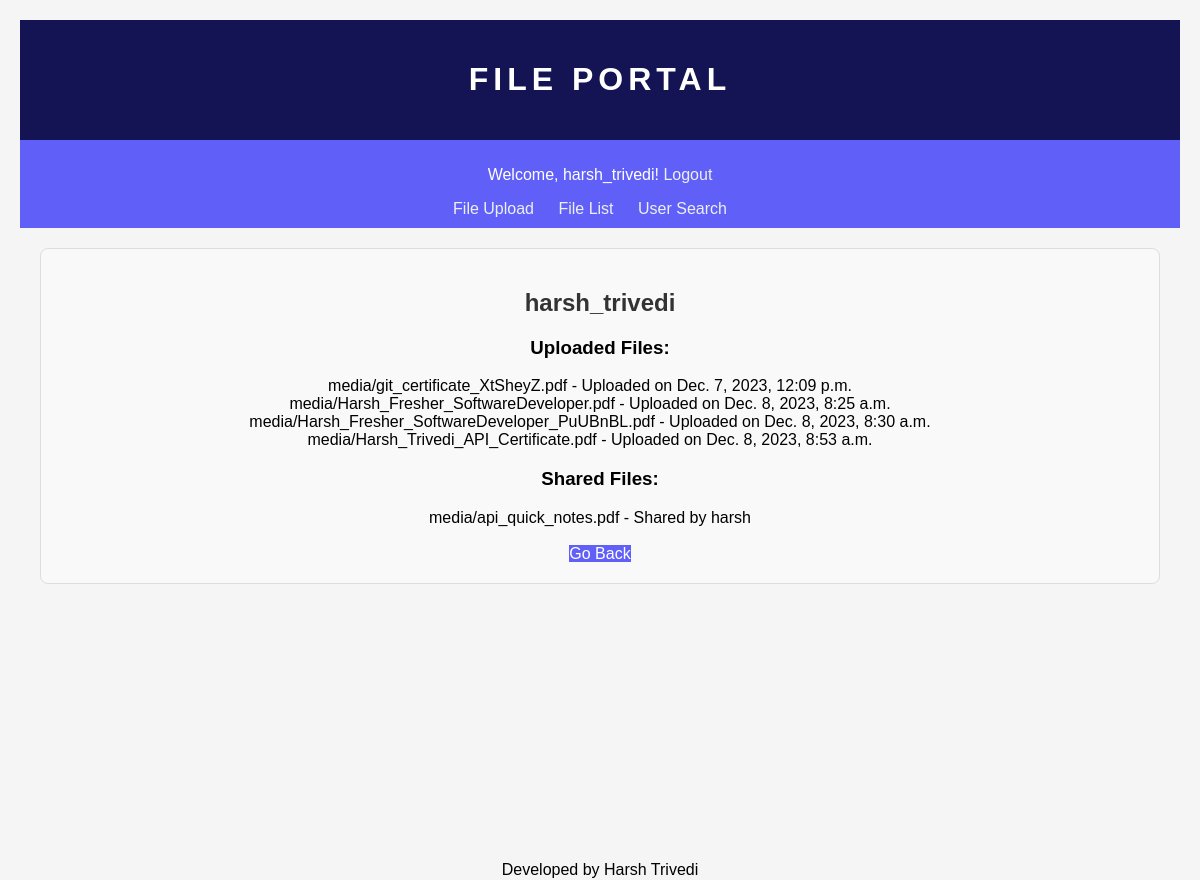
The app's page /profiles/harsh_trivedi/ (signed in) with its own data.
### fileapp/models.py (models this page shows, shortened)
class UploadedFile(models.Model):
    user=models.ForeignKey(User,on_delete=models.CASCADE)
    file=models.FileField(upload_to='media/')
    upload_date=models.DateTimeField(auto_now_add=True)
    shared_with=models.ManyToManyField(User,related_name='shared_files')
    shared=models.BooleanField(default=False)

### profileapp/views.py (the view)
# urls.py: path('<str:username>/', views.userprofileview, name='user_profile'),
def userprofileview(request, username):
    user = get_object_or_404(User, username=username)
    uploaded_files = UploadedFile.objects.filter(user=user)
    shared_files=user.shared_files.all()
    context = {
        'user_profile': user,
        'uploaded_files': uploaded_files,
        'shared_files':shared_files,
    }
    return render(request, 'profileapp/userprofile.html', context)

### templates/profileapp/userprofile.html
{% extends 'fileapp/base.html' %}
{% load static %}
{% block body_block %}
  <link rel="stylesheet" href="{% static 'profileapp/css/profilestyle.css' %}">
  <div class="userprofile">
    <h2>{{ user_profile.username }}</h2>
    <h3>Uploaded Files:</h3>
    {% if uploaded_files %}
      <ul>
        {% for file in uploaded_files %}
          <li>{{ file.file.name }} - Uploaded on {{ file.upload_date }}</li><br>
        {% endfor %}
      </ul>
    {% else %}
      <p>No files uploaded yet.</p>
    {% endif %}
    <h3>Shared Files:</h3>
    {%if shared_files%}
    <ul>
      {%for file in shared_files%}
      <li>{{file.file.name}} - Shared by {{file.user.username}}</li><br>
      {%endfor%}
    </ul>
    {%else%}
    <p>No shared files yet..</p>
    {%endif%}
    <br>
    <a href="{%url 'user_search'%}">Go Back</a>
  </div>
{% endblock %}

### templates/fileapp/base.html (shortened to what this page needs)
<!DOCTYPE html>
{% load static %}
<html lang="en">
<head>
    <link rel="stylesheet" href="{% static 'fileapp/css/basestyle.css' %}">
</head>
<body>
    <div class="container">
        <div class="header">
            <h1>FILE PORTAL</h1>
        </div>
        <div class="nav">
            {% if user.is_authenticated %}
                <p>Welcome, {{ user.username }}! <a href="{% url 'logout' %}">Logout</a></p>
                <nav>
                    <ul>
                        <li><a href="{% url 'upload' %}">File Upload</a></li>
                        <li><a href="{% url 'filelist' %}">File List</a></li>
                        <li><a href="{% url 'user_search' %}">User Search</a></li>
                    </ul>
                </nav>
            {% else %}
                <p><a href="{% url 'login' %}">Login</a> | <a href="{% url 'register' %}">Sign Up</a></p>
            {% endif %}
        </div>
        <div class="bodyclass">
            {% block body_block %}{% endblock %}
        </div>
    </div>
    <footer>Developed by Harsh Trivedi</footer>
</body>
</html>

### static/fileapp/css/basestyle.css (style rules this page uses)
body { font-family: 'Arial', sans-serif; margin: 0; padding: 0; background-color: #f5f5f5; }
.container .header { background-color: rgb(20, 20, 85); color: #ecf0f1; padding:20px; text-align: center; }
.container .nav { background-color: rgb(96, 96, 248); padding:10px; color:white; text-align: center; }
.container { margin: 0 auto; padding: 20px; }
h1 { color:white; text-align: center; font-weight: bold; letter-spacing: 5px; }
.nav p { color:white; text-align: center; }
ul { list-style-type: none; padding: 0; margin: 0; }
li { display: inline-block; margin-right: 20px; }
a { text-decoration: none; color: #ecf0f1; transition: border-bottom 0.3s ease; }
footer { position: absolute; bottom: 0; width: 100%; height: 40px; color:black; text-align: center; line-height: 60px; }

### static/profileapp/css/profilestyle.css (style rules this page uses)
.userprofile { text-align: center; padding: 20px; margin: 20px; border: 1px solid #ddd; border-radius: 8px; background-color: #f9f9f9; }
.userprofile h2 { color: #333; }
.userprofile a { text-decoration: none; color: white; background-color: rgb(96, 96, 248); transition: border-bottom 0.5s ease; }

### records on screen
UploadedFile: file.name "media/git_certificate_XtSheyZ.pdf", upload_date "Dec. 7, 2023, 12:09 p.m."
UploadedFile: file.name "media/Harsh_Fresher_SoftwareDeveloper.pdf", upload_date "Dec. 8, 2023, 8:25 a.m."
UploadedFile: file.name "media/Harsh_Fresher_SoftwareDeveloper_PuUBnBL.pdf", upload_date "Dec. 8, 2023, 8:30 a.m."
UploadedFile: file.name "media/Harsh_Trivedi_API_Certificate.pdf", upload_date "Dec. 8, 2023, 8:53 a.m."
UploadedFile: file.name "media/api_quick_notes.pdf", user.username "harsh"

### other values on screen
{{ user.username }} "harsh_trivedi"
{{ user_profile.username }} "harsh_trivedi"
